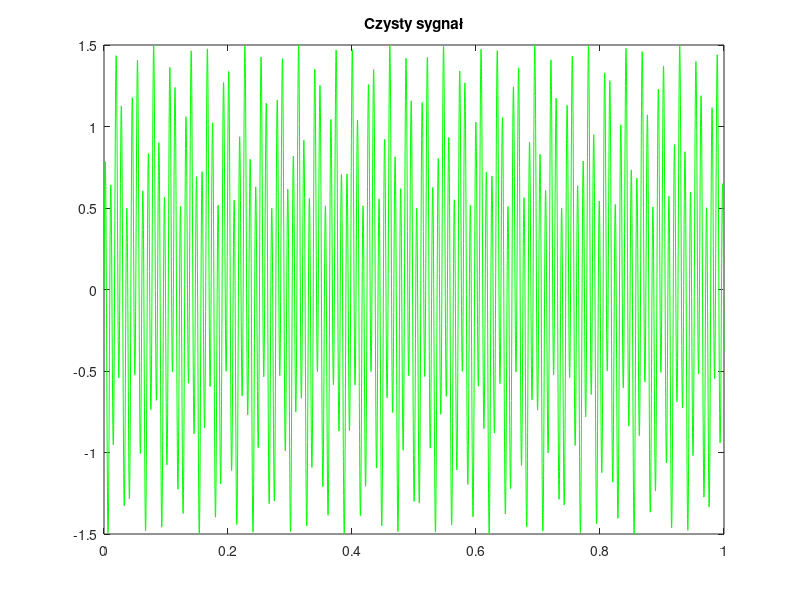
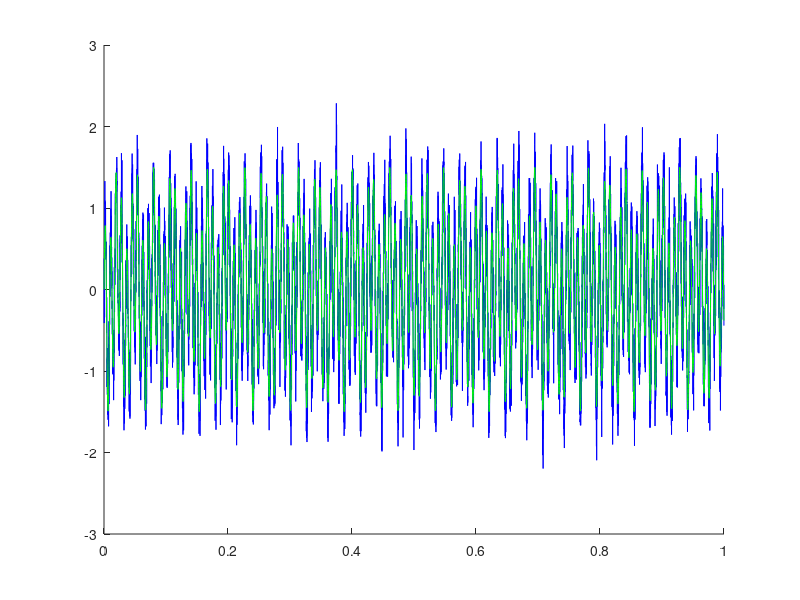
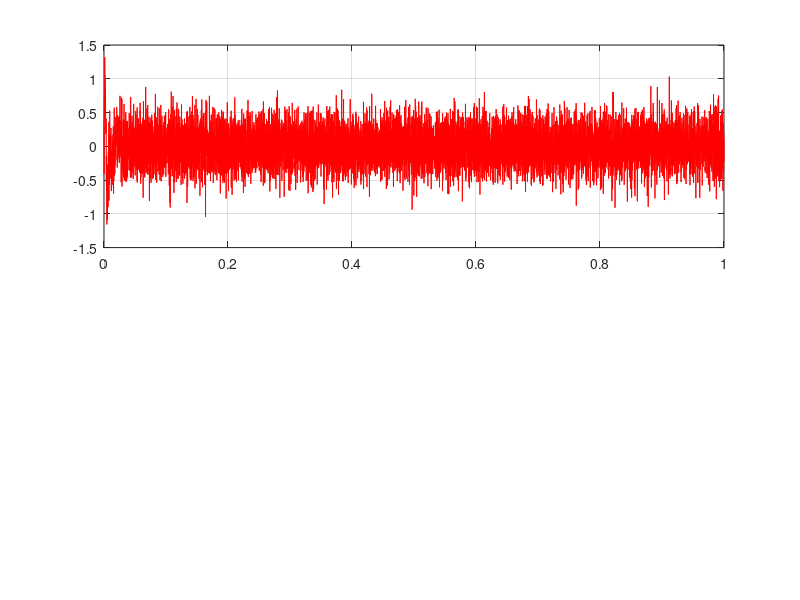

Source code (MATLAB) for these figures, in order: (Note: this script raises an error after producing the figures.)
clear all;
close all;
fs = 8000;
N = fs;
dt = 1/fs;
t = 0:dt:1-dt;
f = 0:fs/8000:fs/2;
A1 = -0.5;
A2 = 1;
f1 = 34.2;
f2 = 115.5;

dref = A1*sin(2*pi*f1*t) + A2*sin(2*pi*f2*t);


figure();
plot(t, dref, "g")
title("Czysty sygnał")
awgntab = [10,20,40];
for k = 1:3
d = awgn(dref, awgntab(k), "measured");
x = [d(1) d(1:end-1)];

figure
hold on
plot(t, x, "b")
plot(t, dref, "g")


M = 100; % długość filtru
mi = 0.0025; % współczynnik szybkości adaptacji
y = zeros(1,N); e = zeros(1,N); % sygnały wyjściowe z filtra
bx = zeros(M,1); % bufor na próbki wejściowe x
h = zeros(M,1); % początkowe (puste) wagi filtru
for n = 1 : length(x)
    bx = [ x(n); bx(1:M-1) ]; % pobierz nową próbkę x[n] do bufora
    y(n) = h' * bx; % oblicz y[n] = sum( x .* bx) – filtr FIR
    e(n) = d(n) - y(n); % oblicz e[n]
    h = h + mi * e(n) * bx; % LMS
    % h = h + mi * e(n) * bx /(bx'*bx); % NLMS
    if(0) % Obserwacja wag filtra oraz jego odpowiedzi czestotliwosciowej
            subplot(211); stem(h); xlabel('n'); title('h(n)'); grid;
            subplot(212); plot(f,abs(freqz(h,1,f,fs))); xlabel('f (Hz)');
            plot([34.2 34.2], [0 1], "k" )
                plot([115.5 115.5], [0 1], "k" )
            title('|H(f)|'); grid; pause(0.1)
        end  
end


figure;
subplot(211); plot(t,e,'r'); grid; title('WY : sygnal e(n) = d(n)-y(n) ' , awgntab(k));
subplot(212); plot(t,y,'b'); grid; title('WY : sygnal y(n) = destim ', awgntab(k));
xlabel('czas [s]');

figure; subplot(111); plot(t,dref,'g',t,e,'r',t,y,'b');
grid; xlabel('czas [s]'); title('Sygnały WE i WY ', awgntab(k));
legend('s(n) - oryginal','e(n) = d(n)-y(n)','y(n) = filtr[x(n)]'); 
SNR = 10*log10(sum(dref.^2) / sum((dref - y).^2))
end


